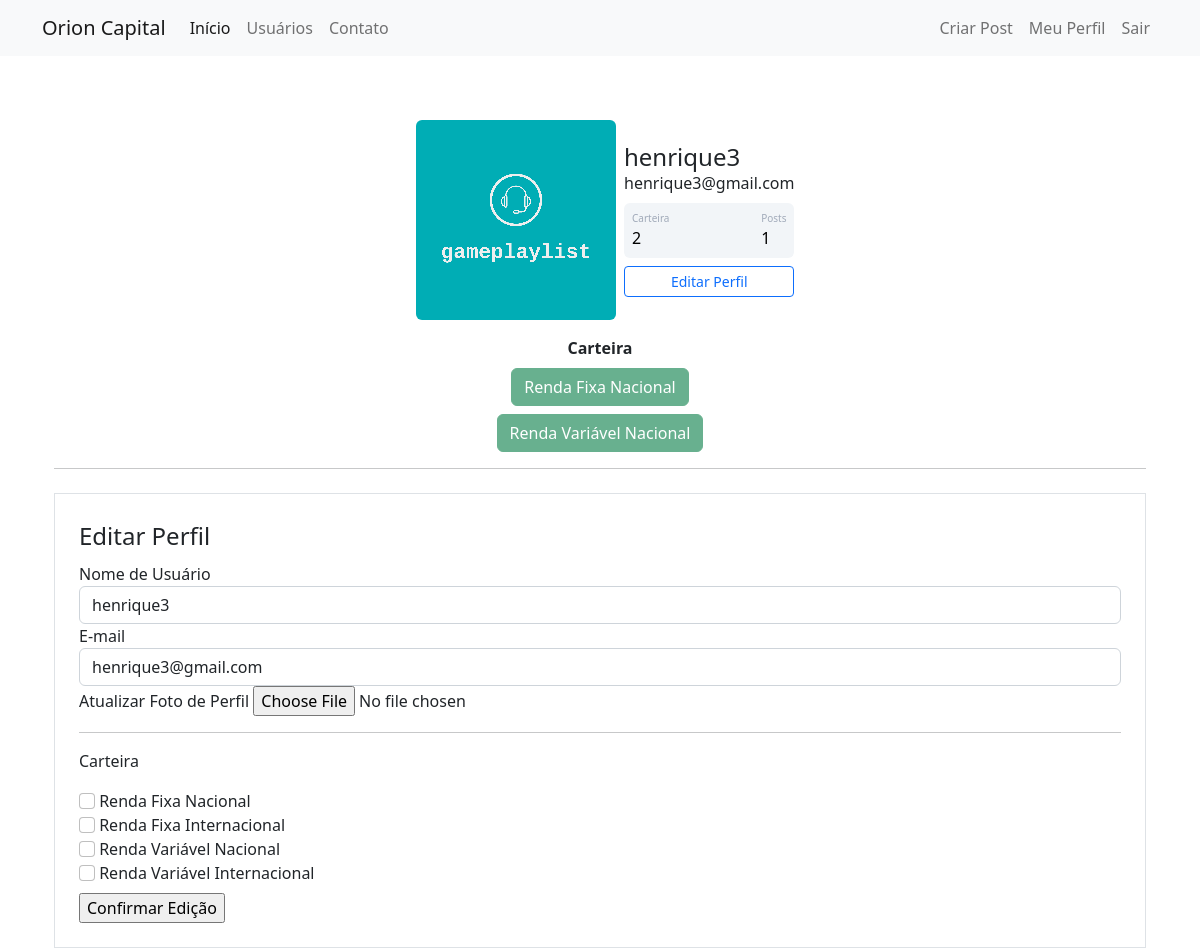
/perfil/editar (signed in), run on the app's committed database.
### orion/models.py (models this page shows)
class Usuario(database.Model, UserMixin):
  id = database.Column(database.Integer, primary_key=True)
  username = database.Column(database.String, nullable=False)
  email = database.Column(database.String, nullable=False, unique=True)
  senha = database.Column(database.String, nullable=False)
  foto_perfil = database.Column(database.String, default='default.jpg')
  posts = database.relationship('Post', backref='autor', lazy=True)
  classes_ativos = database.Column(database.String, nullable=False, default="Não Informado")
  def contar_posts(self):
    return len(self.posts)

### orion/routes.py (the view)
@app.route('/perfil/editar', methods=['GET', 'POST'])
@login_required
def editar_perfil():
    form = FormEditarPerfil()
    if form.validate_on_submit():
        current_user.email = form.email.data
        current_user.username = form.username.data
        if form.foto_perfil.data:
            nome_arquivo = salvar_imagem(form.foto_perfil.data)
            current_user.foto_perfil = nome_arquivo
        current_user.classes_ativos = atualizar_classes_ativos(form)
        database.session.commit()
        flash('Perfil atualizado com sucesso!', 'alert-success')
        return redirect(url_for('perfil'))
    elif request.method == 'GET': #caso estaja somente carregando o formulário
        form.email.data = current_user.email
        form.username.data = current_user.username
    foto_perfil = url_for('static', filename=f'fotos_perfil/{current_user.foto_perfil}')
    return render_template('editarperfil.html', foto_perfil=foto_perfil, form=form)

### orion/forms.py (shortened to what this page needs)
class FormEditarPerfil(FlaskForm):
    username = StringField('Nome de Usuário', validators=[DataRequired()])
    email = StringField('E-mail', validators=[DataRequired(), Email()])
    foto_perfil = FileField('Atualizar Foto de Perfil', validators=[FileAllowed(['jpg', 'png'])])
    a_renda_fixa_nacional = BooleanField('Renda Fixa Nacional')
    a_renda_fixa_internacional = BooleanField('Renda Fixa Internacional')
    a_renda_variavel_nacional = BooleanField('Renda Variável Nacional')
    a_renda_variavel_internacional = BooleanField('Renda Variável Internacional')
    botao_submit_editarperfil = SubmitField('Confirmar Edição')

### orion/models.py (called while the page is built)
@login_manager.user_loader
def load_usuario(id_usuario):
  return Usuario.query.get(int(id_usuario))

### orion/templates/editarperfil.html (shortened to what this page needs)
{% extends 'perfil.html' %}
{% block form_editar_perfil %}
<div class="container">
  <hr>
  <div class="row">
    <div class="col">
      <form method="POST" action="" class="border p-4 mt-2" enctype="multipart/form-data">
        <legend>Editar Perfil</legend>
        <fieldset>
            <div class="form-group">
                {{ form.username.label(class="form-control-label") }}
                {% if form.username.errors %}
                    {{ form.username(class="form-control is-invalid") }}
                <div class="invalid-feedback">
                        {% for erro in form.errors %}
                            {{ erro }}
                        {% endfor %}
                </div>
                {% else %}
                    {{ form.username(class="form-control") }}
                {% endif %}
            </div>
            <div class="form-group">
                {{ form.email.label(class="form-control-label") }}
                {% if form.email.errors %}
                    {{ form.email(class="form-control is-invalid") }}
                <div class="invalid-feedback">
                        {% for erro in form.errors %}
                            {{ erro }}
                        {% endfor %}
                </div>
                {% else %}
                    {{ form.email(class="form-control") }}
                {% endif %}
            </div>
            <div class="form-group">
              {{ form.foto_perfil.label }}
              {{ form.foto_perfil(class='form-control-file') }}
            </div>
            <hr>
            <p>Carteira</p>
            {% for campo in form %}
              {% if 'a_' in campo.name %}
                <div class="form-group">
                  {{ campo(class="form-check-input") }}
                  {{ campo.label(class="form-check-label") }}
                </div>
              {% endif %}
            {% endfor %}
        </fieldset>
        {{ form.botao_submit_editarperfil(class="btn-primary mt-2") }}
      </form>
    </div>
  </div>
</div>
{% endblock %}

### orion/templates/perfil.html
{% extends 'base.html' %}
{% block body %}
<div class="container mt-5 d-flex justify-content-center">
    <div class="card p-3">
        <div class="d-flex align-items-center">
            <div class="image pe-2">
                <img src="{{ foto_perfil }}" class="rounded" width="200" >
            </div>
            <div class="ml-3 w-100">
                <h4 class="mb-0 mt-0">{{ current_user.username }}</h4>
                <span>{{ current_user.email }}</span>
                <div class="p-2 mt-2 bg-primary d-flex justify-content-between rounded text-white stats">
                    {% if 'Não Informado' in current_user.classes_ativos %}
                        <div class="d-flex flex-column">
                            <span class="articles">Carteira</span>
                            <span class="number1">0</span>
                        </div>
                    {% else %}
                        <div class="d-flex flex-column">
                            <span class="articles">Carteira</span>
                            <span class="number1">{{ current_user.classes_ativos.count(';')+1 }}</span>
                        </div>
                    {% endif %}
                    <div class="d-flex flex-column">
                        <span class="rating">Posts</span>
                        <span class="number3">{{ current_user.contar_posts() }}</span>
                    </div>
                </div>
                <div class="button mt-2 d-flex flex-row align-items-center">
                    <a class="w-100" href="{{ url_for('editar_perfil') }}">
                        <button class="btn btn-sm btn-outline-primary w-100">Editar Perfil</button>
                    </a>
                </div>
            </div>
        </div>
    </div>
 </div>
<div class="row justify-content-center">
    <div class="col-4 text-center">
        <strong>Carteira</strong><br>
        {% for classe in current_user.classes_ativos.split(';') %}
            <button type="button" class="btn btn-success mt-2" disabled>{{ classe }}</button>
        {% endfor %}
    </div>
</div>
{% block form_editar_perfil %}
{% endblock %}
{% endblock %}

### orion/static/main.css (style rules this page uses)
.card { width: 400px; border: none; border-radius: 10px; background-color: #fff; }
.stats { background: #f2f5f8 !important; color: #000 !important; }
.articles { font-size:10px; color: #a1aab9; }
.number1 { font-weight:500; }
.rating { font-size:10px; color: #a1aab9; }
.number3 { font-weight:500; }

### data on the page
Usuario: username "henrique3", email "henrique3@gmail.com", classes_ativos "2"

### other printed values
{{ current_user.contar_posts() }} "1"
{{ classe }} "Renda Fixa Nacional" "Renda Variável Nacional"
{{ campo.label(class="form-check-label") }} "Renda Fixa Nacional" "Renda Fixa Internacional" "Renda Variável Nacional" "Renda Variável Internacional"
